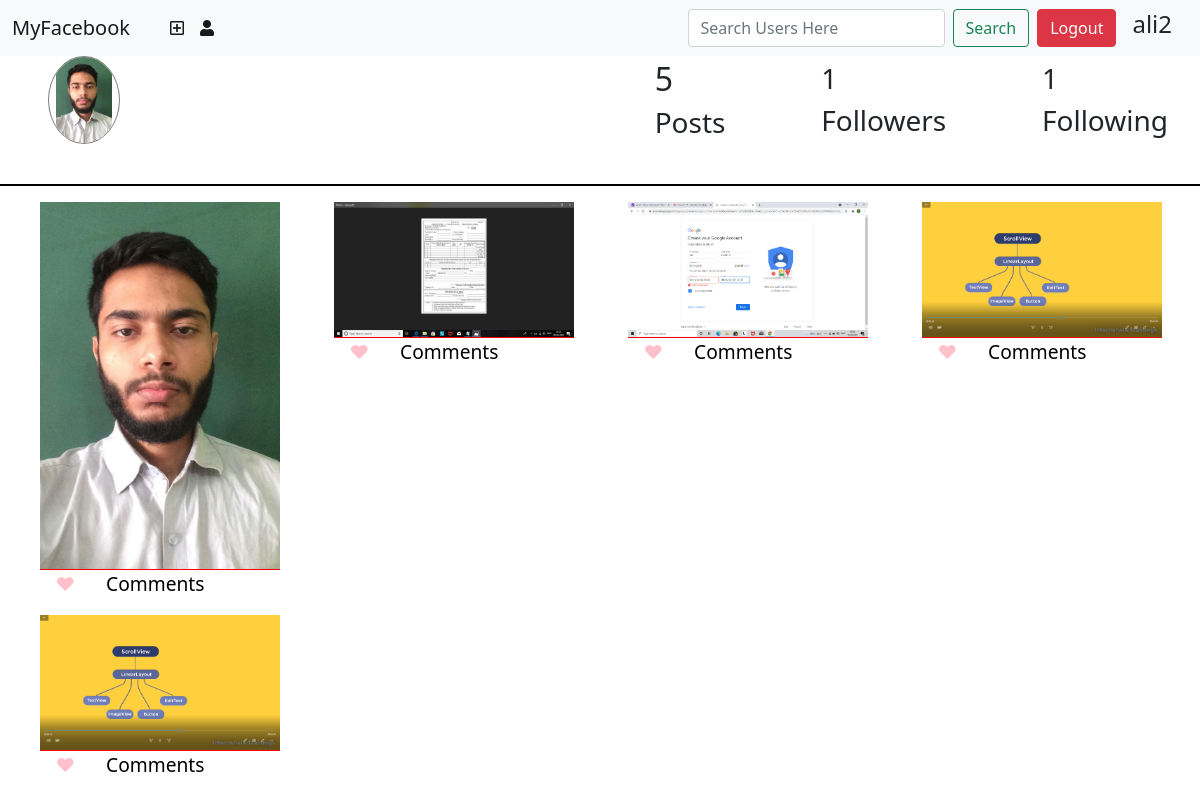
The page /profile/ (signed in) on the database as committed earlier.
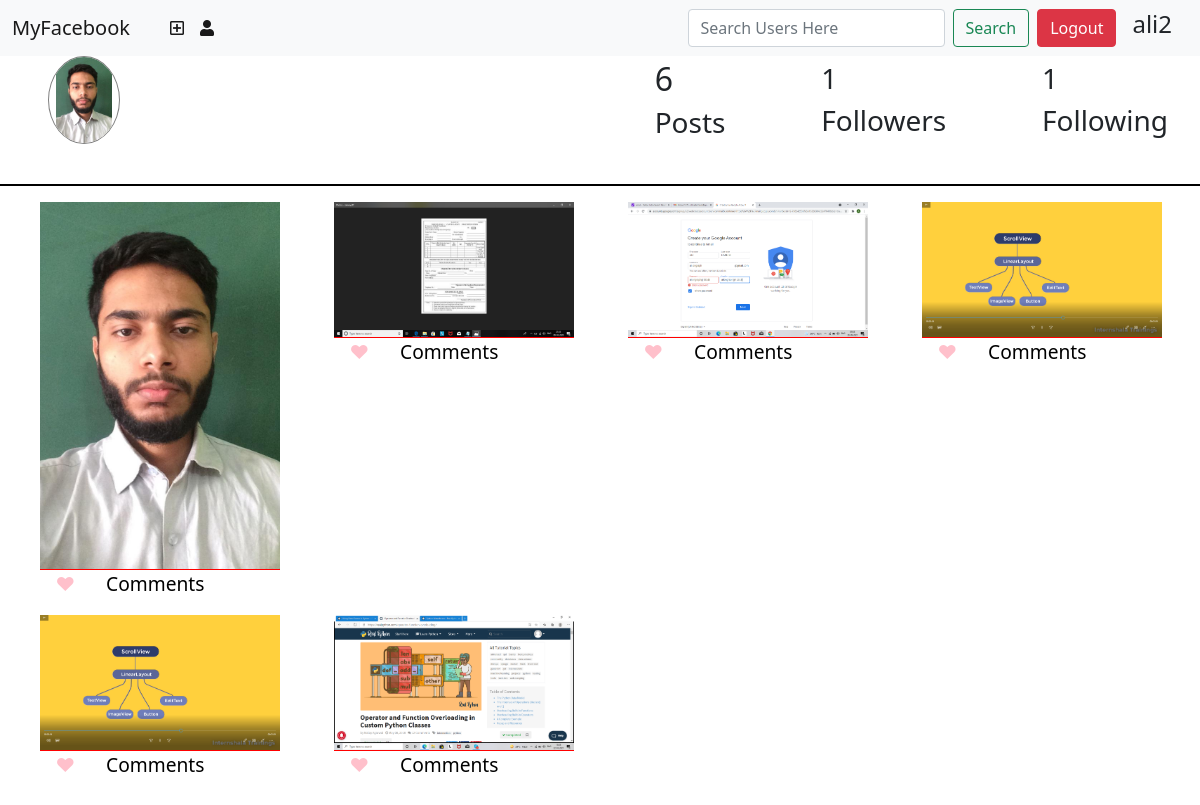
The same page on the database as committed later.
### myfaceapp/models.py (models this page shows)
class Post(models.Model):
    post = models.ImageField(upload_to="posts")
    profileuser = models.ForeignKey(profilemodel,related_name="profile",on_delete=models.CASCADE)
    likes = models.ManyToManyField(User,related_name="likes",blank=True,null=True)
    user = models.ForeignKey(User, on_delete=models.CASCADE)

### myfaceapp/views.py (the view)
# urls.py: path('profile/',views.profile,name="profile"),
def profile(request):
    if request.user.is_authenticated:
        profile = profilemodel.objects.get(user=request.user)
        posts = Post.objects.filter(profileuser=profile)
        print(posts)
        return render(request,"myfaceapp/profile.html",{'profile':profile,'posts':posts})
    else:
        return redirect("/signup")

### myfaceapp/templates/myfaceapp/profile.html (shortened to what this page needs)
<!DOCTYPE html>
{% load static %}
<html lang="en">
  <head>
    <link rel="stylesheet" href="{% static 'css/profile.css' %}" />
    <link
      href="https://cdn.jsdelivr.net/npm/bootstrap@5.0.0-beta3/dist/css/bootstrap.min.css"
      rel="stylesheet"
    />
    <link
      rel="stylesheet"
      href="https://pro.fontawesome.com/releases/v5.10.0/css/all.css"
    />
  </head>
  <body>
   {% include 'myfaceapp/navbar.html' %}
    <div class="user">
      <div class="user-image">
        <img src="{{profile.image.url}}" alt="" />
      </div>
      <div class="user-followers-following">
        <div class="user-posts">
          <h3 class="posts-number">{{posts.count}}</h3>
          <h3 class="user-posts">Posts</h3>
        </div>
        <div class="user-followers">
          <h3 class="followers-number">{{profile.followers.count}}</h3>
          <h3 class="user-followers">Followers</h3>
        </div>
        <div class="user-followings">
          <h3 class="following-numbers">{{profile.following.count}}</h3>
          <h3 class="user-following">Following</h3>
        </div>
      </div>
    </div>
    <div class="posts">
      {% for post in posts %}
            <div class="user-post">
        <div class="post-image">
          <img src="{{post.post.url}}" alt="" />
        </div>
        <div class="posts-comments-like">
          <a href="" id="like">&#x02665;</a>
          <a href="">Comments</a>
        </div>
      </div>
      {% endfor %}
      </div>
  </body>
</html>

Rows that differ between the two databases and show on the page:
added Post: post (picture)
Other text that changed with them:
{{ posts.count }}: "5" → "6"
